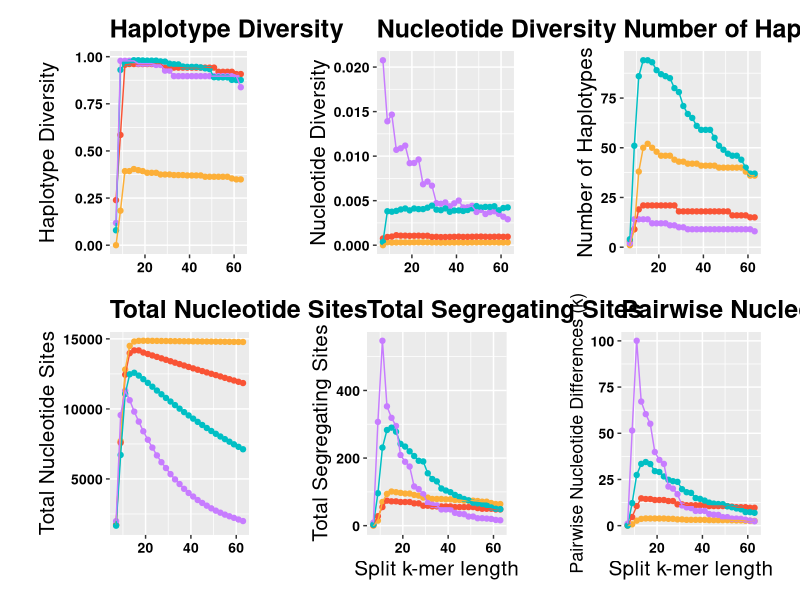
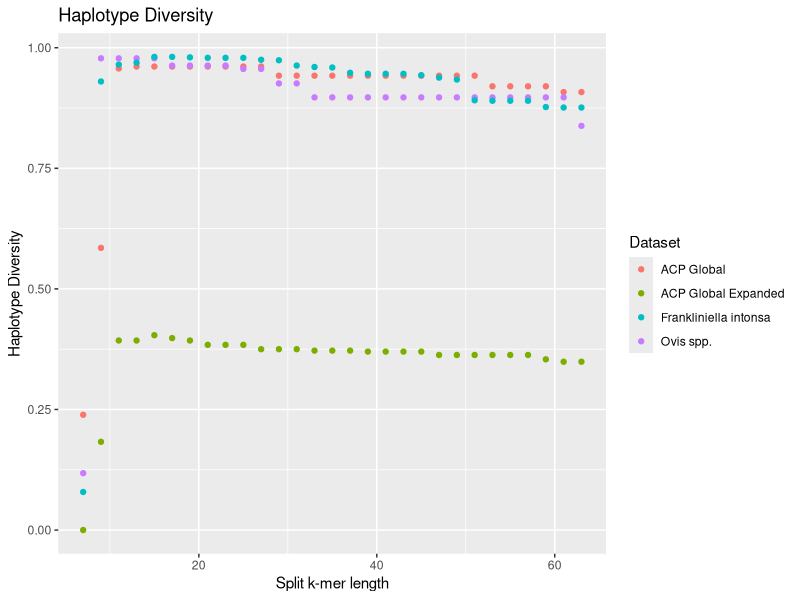
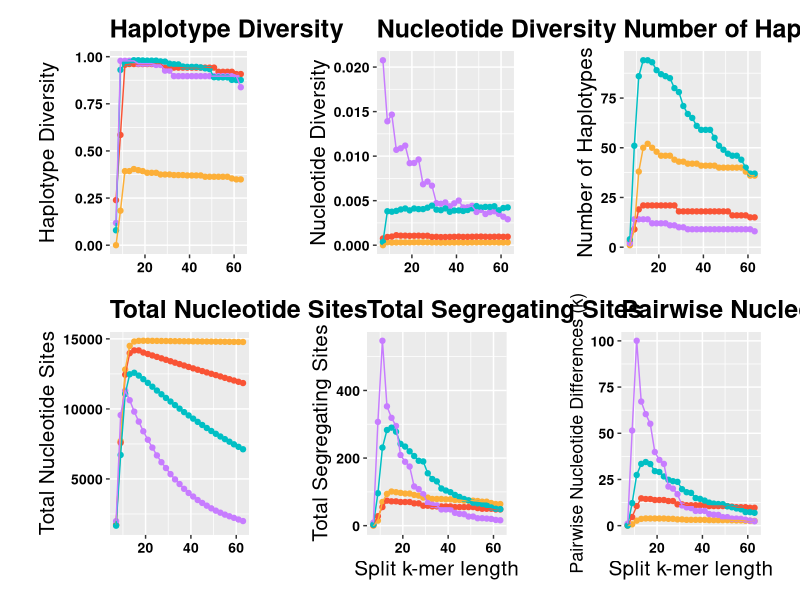
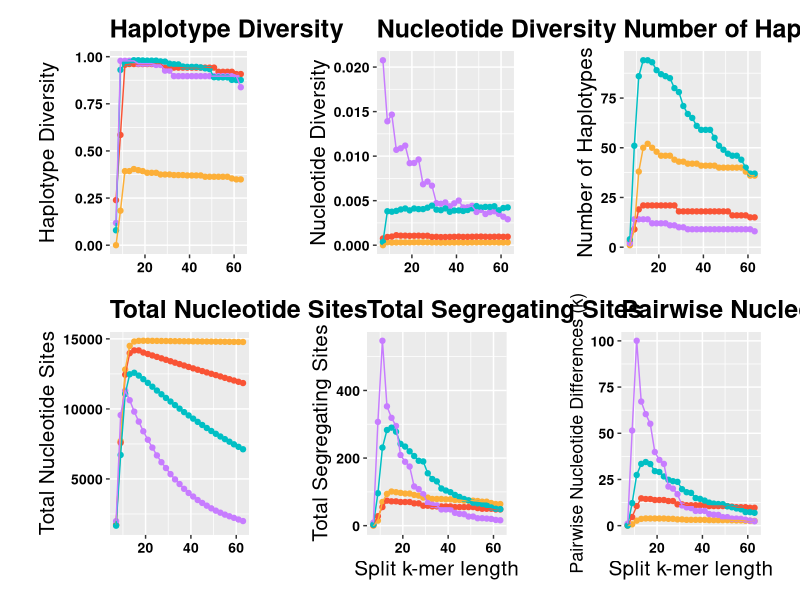

Recreate these plots in R, in order.
library(ggplot2)
library(patchwork)

setwd("C:/Bioinformatics/Heck_USDA_Pathology/Dcitri_mtDNA_haplotyping/Examining_the_effect_of_kmer_size/ska2/DnaSP_statistics")
All_Hd <- read.csv("All-Hd-tot.txt", header = TRUE, row.names = NULL)
All_number_of_haplotypes <- read.csv("All-number-of-haplotypes-tot.txt", header = TRUE, row.names = NULL)
All_number_of_sites <- read.csv("All-number-of-sites-tot.txt", header = TRUE, row.names = NULL)
All_pi <- read.csv("All-pi-tot.txt", header = TRUE, row.names = NULL)
All_segregating <- read.csv("All-segregating-tot.txt", header = TRUE, row.names = NULL)
All_Strobecks <- read.csv("All-StrobecksS-tot.txt", header = TRUE, row.names = NULL)
All_K <- read.csv("All-nucl-differences-tot.txt", header = TRUE, row.names = NULL)

dataset_colors <- c("ACP Global Expanded" = "#FCAF38", "ACP Global" = "#F95335", "Ovis spp." = "#C77CFF", "Frankliniella intonsa" = "#00BFC4")
dataset_colors_num_sampl <- c("Combined (681)" = "#FCAF38", "Carlson (31)" = "#F95335", "Ovis spp. (17)" = "#C77CFF", "Frankliniella intonsa (149)" = "#00BFC4")


# Define the individual plots with bold titles and lines
p1 <- ggplot(All_Hd, aes(x = X, y = Y, color = Dataset)) +
  geom_point(size = 1.5, shape = 19) +
  geom_line() +  # Add lines connecting points
  scale_color_manual(values = dataset_colors) +
  labs(x = NULL, y = "Haplotype Diversity", title = "Haplotype Diversity") +
  theme(legend.position = "none",
        plot.title = element_text(face = "bold", size = 18),
        axis.title.x = element_text(size = 15),
        axis.title.y = element_text(size = 15),              # Larger y-axis label
        axis.text.x = element_text(face = "bold", colour = "black", size = 10),           # Bold x-axis tick labels
        axis.text.y = element_text(face = "bold", colour = "black", size = 10),
        plot.margin = unit(c(0.3, 0.8, 0.3, 0.8), "cm"))  # Bold title

p2 <- ggplot(All_number_of_haplotypes, aes(x = X, y = Y, color = Dataset)) +
  geom_point(size = 1.5, shape = 19) +
  geom_line() +
  scale_color_manual(values = dataset_colors) +
  labs(x = NULL, y = "Number of Haplotypes", title = "Number of Haplotypes") +
  theme(legend.position = "none",
        plot.title = element_text(face = "bold", size = 18),
        axis.title.x = element_text(size = 15),
        axis.title.y = element_text(size = 15),              # Larger y-axis label
        axis.text.x = element_text(face = "bold", colour = "black", size = 10),           # Bold x-axis tick labels
        axis.text.y = element_text(face = "bold", colour = "black", size = 10),
        plot.margin = unit(c(0.3, 0.8, 0.3, 0.8), "cm"))

p3 <- ggplot(All_number_of_sites, aes(x = X, y = Y, color = Dataset)) +
  geom_point(size = 1.5, shape = 19) +
  geom_line() +
  scale_color_manual(values = dataset_colors) +
  labs(x = NULL, y = "Total Nucleotide Sites", title = "Total Nucleotide Sites") +
  theme(legend.position = "none",
        plot.title = element_text(face = "bold", size = 18),
        axis.title.x = element_text(size = 15),
        axis.title.y = element_text(size = 15),              # Larger y-axis label
        axis.text.x = element_text(face = "bold", colour = "black", size = 10),           # Bold x-axis tick labels
        axis.text.y = element_text(face = "bold", colour = "black", size = 10),
        plot.margin = unit(c(0.3, 0.8, 0.3, 0.8), "cm"))

p4 <- ggplot(All_pi, aes(x = X, y = Y, color = Dataset)) +
  geom_point(size = 1.5, shape = 19) +
  geom_line() +
  scale_color_manual(values = dataset_colors) +
  labs(x = NULL, y = "Nucleotide Diversity", title = "Nucleotide Diversity") +
  theme(legend.position = "none",
        plot.title = element_text(face = "bold", size = 18),
        axis.title.x = element_text(size = 15),
        axis.title.y = element_text(size = 15),              # Larger y-axis label
        axis.text.x = element_text(face = "bold", colour = "black", size = 10),           # Bold x-axis tick labels
        axis.text.y = element_text(face = "bold", colour = "black", size = 10),
        plot.margin = unit(c(0.3, 0.8, 0.3, 0.8), "cm"))

p5 <- ggplot(All_segregating, aes(x = X, y = Y, color = Dataset)) +
  geom_point(size = 1.5, shape = 19) +
  geom_line() +
  scale_color_manual(values = dataset_colors) +
  labs(x = "Split k-mer length", y = "Total Segregating Sites", title = "Total Segregating Sites") +
  theme(legend.position = "none",
        plot.title = element_text(face = "bold", size = 18),
        axis.title.x = element_text(size = 15),
        axis.title.y = element_text(size = 15),              # Larger y-axis label
        axis.text.x = element_text(face = "bold", colour = "black", size = 10),           # Bold x-axis tick labels
        axis.text.y = element_text(face = "bold", colour = "black", size = 10),
        plot.margin = unit(c(0.3, 0.8, 0.3, 0.8), "cm"))

p6 <- ggplot(All_K, aes(x = X, y = Y, color = Dataset)) +
  geom_point(size = 1.5, shape = 19) +
  geom_line() +
  scale_color_manual(values = dataset_colors) +
  labs(x = "Split k-mer length", y = "Pairwise Nucleotide Differences (k)", title = "Pairwise Nucleotide Differences (k)") +
  theme(legend.position = "none",
        plot.title = element_text(face = "bold", size = 18),
        axis.title.x = element_text(size = 15),
        axis.title.y = element_text(size = 13),              # Larger y-axis label
        axis.text.x = element_text(face = "bold", colour = "black", size = 10),           # Bold x-axis tick labels
        axis.text.y = element_text(face = "bold", colour = "black", size = 10),
        plot.margin = unit(c(0.3, 0.8, 0.3, 0.8), "cm"))

# Combine the plots into a 3x2 grid using patchwork
combined_plot <- (p1 | p4) /
                 (p2 | p3) /
                 (p5 | p6)

combined_plot <- (p1 | p4 | p2) /
                 (p3 | p5 | p6)

# Display the combined plot
combined_plot

ggsave("combined_plot.png", 
       plot = combined_plot, 
       width = 290,        # Width in mm (max for Genome Biology)
       height = 290,       # Height in mm (approx. full page)
       units = "mm",       # Specify units as millimeters
       dpi = 300)          # Resolution at 300 DPI

ggsave("combined_plot_horiz.png", 
       plot = combined_plot, 
       width = 525,        # Width in mm (max for Genome Biology)
       height = 210,       # Height in mm (approx. full page)
       units = "mm",       # Specify units as millimeters
       dpi = 300)          # Resolution at 300 DPI

p1 <- ggplot(All_Strobecks, aes(x = X, y = Y, color = Dataset)) +
  geom_point(size = 1.5, shape = 19) +
  scale_color_manual(values = dataset_colors) +  # Specify colors
  labs(x = "Split k-mer length", y = "Strobeck's S", title = "Strobeck's S")


# Plot with specific colors for each dataset
ggplot(All_Hd, aes(x = X, y = Y, color = Dataset)) +
  geom_point() +
  labs(x = "Split k-mer length", y = "Haplotype Diversity", title = "Haplotype Diversity")
